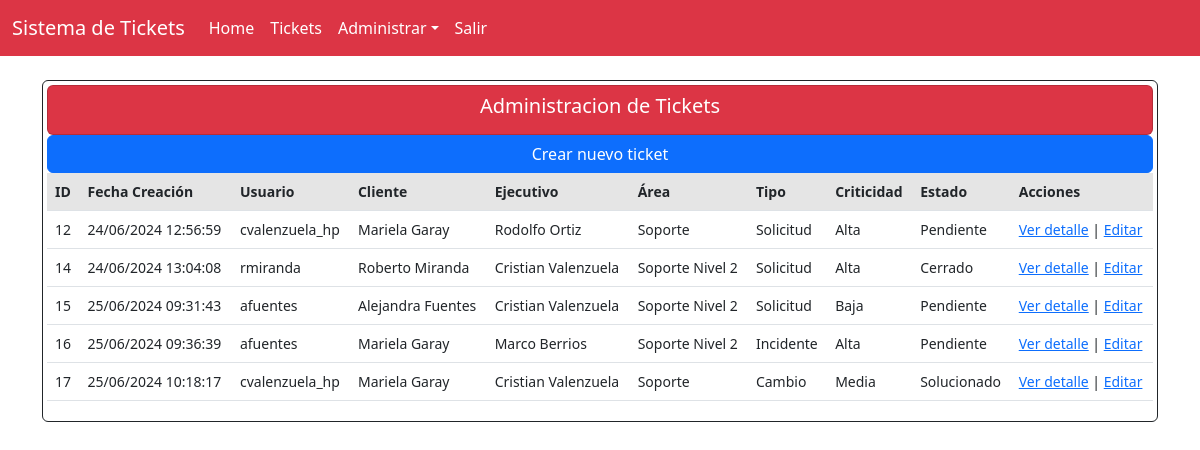
The page /home/tickets/ (signed in) on the database as committed earlier.
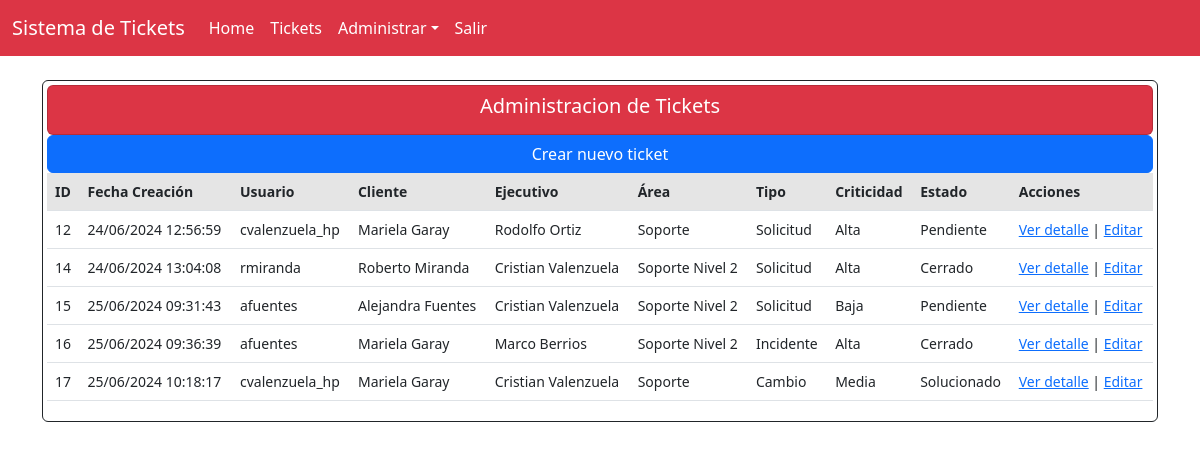
The same page on the database as committed later.
### core/models.py (models this page shows, shortened)
class Ticket(models.Model):
    fecha_creacion = models.DateTimeField(auto_now_add=True)
    cliente = models.ForeignKey("Profile", on_delete=models.CASCADE, related_name='tickets_creados')
    ejecutivo = models.ForeignKey("Profile", on_delete=models.CASCADE, related_name='tickets_asignados')
    area = models.ForeignKey("Area", on_delete=models.CASCADE, verbose_name="Area", default = 'Ejecutivo Telefonico')
    tipo = models.ForeignKey("Tipo", on_delete=models.CASCADE, verbose_name="Tipo",default='Solicitud')
    criticidad = models.ForeignKey("Criticidad", on_delete=models.CASCADE, verbose_name="Criticidad",default='Media')
    estado = models.ForeignKey("Estado", on_delete=models.CASCADE, verbose_name="Estado", default=1)
    descripcion = models.TextField()
    observaciones = models.TextField(blank=True)
    user = models.ForeignKey(User,on_delete=models.CASCADE, verbose_name='Usuario', null=True)

class Estado(models.Model):
    estado_ticket = models.CharField(max_length=55, blank=False)
    def __str__(self):
        return self.estado_ticket

class Profile(models.Model):
    user = models.OneToOneField(User, on_delete=models.CASCADE)
    nombre = models.CharField(max_length=255, blank=True, null=True)
    apellido = models.CharField(max_length=255, null=True, blank=True)
    email = models.EmailField(unique=True, blank=True)
    group = models.ForeignKey(Group, on_delete=models.CASCADE, verbose_name='Rol', default=2, null=True)
    is_active = models.BooleanField(default=True, null=True)
    location = models.CharField(max_length=30, blank=True, null=True)

class Area(models.Model):
    nombre_area = models.CharField(max_length=255, blank=False)
    def __str__(self):
        return self.nombre_area

class Tipo(models.Model):
    tipo_ticket = models.CharField(max_length=50, blank=False)
    def __str__(self):
        return self.tipo_ticket

class Criticidad(models.Model):
    nombre_criticidad = models.CharField(max_length=255, blank=False)
    def __str__(self):
        return self.nombre_criticidad

### core/views.py (the view)
# urls.py: path('tickets/', vista_listar_tickets, name='tickets'),
@login_required
def vista_listar_tickets(request):
    tickets = Ticket.objects.all()
    return render(request, 'core/tickets/listar_tickets.html', {'tickets': tickets})

### core/templates/core/tickets/listar_tickets.html
{% extends 'core/base.html' %}
{% block content %}
{% if request.user.is_authenticated %}
<div class="row row-cols-1 row-cols-md-1 g-1">
    <div class="col">
        <div class="card border-dark mb-3 text-left p-1" style="max-width: auto;">
            <div class="card bg-danger p-2">
                <h5 class="text-white text-center">Administracion de Tickets</h5>
            </div>
            <a href="{% url 'crear_ticket' %}" class="btn btn-primary">Crear nuevo ticket</a>
            <div class="table-responsive small">
                <table class="table table-centered table-nowrap table-hover">
                    <thead class="thead-light table-active">
                        <tr>
                            <th>ID</th>
                            <th>Fecha Creación</th>
                            <th>Usuario</th>
                            <th>Cliente</th>
                            <th>Ejecutivo</th>
                            <th>Área</th>
                            <th>Tipo</th>
                            <th>Criticidad</th>
                            <th>Estado</th>
                            <th>Acciones</th>
                        </tr>
                    </thead>
                    <tbody>
                        {% for ticket in tickets %}
                        <tr>
                            <td>{{ ticket.id }}</td>
                            <td>{{ ticket.fecha_creacion | date:"d/m/Y H:i:s" }}</td>
                            <td>{{ ticket.user }}
                            <td>{{ ticket.cliente.nombre }} {{ ticket.cliente.apellido }}</td>
                            <td>{{ ticket.ejecutivo.nombre }} {{ ticket.ejecutivo.apellido }}</td>
                            <td>{{ ticket.area }}</td>
                            <td>{{ ticket.tipo }}</td>
                            <td>{{ ticket.criticidad }}</td>
                            <td>{{ ticket.estado }}</td>
                            <td>
                                <a href="{% url 'detalle_ticket' ticket.pk  %}" target='_blank'>Ver detalle</a> |
                                <a href="{% url 'editar_ticket' ticket.pk %}">Editar</a>
                            </td>
                        </tr>
                        {% endfor %}
                    </tbody>
                </table>
            </div>
        </div>
    </div>
</div>
{% endif %}
{% endblock %}

Rows that differ between the two databases and show on the page:
changed Ticket "Marco": estado "Pendiente" → "Cerrado"
